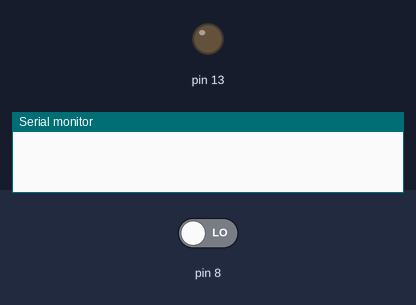
The sketch below on a simulated Arduino Uno, built with avr-gcc and run on an emulated ATmega328P. Parts: output pins drawn as LEDs (lit = HIGH), the last lines printed to the serial monitor. The test bench sets the inputs (shaded band); at power-on: pin 8 LOW.

Above: at 1.2 s.
1.3 s: pin 8 driven HIGH
At 1.9 s:
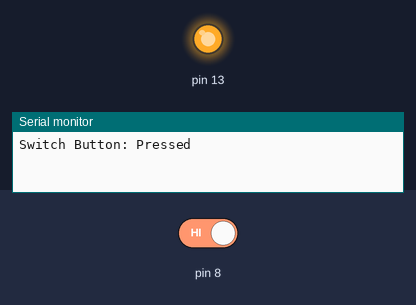
2.8 s: pin 8 driven LOW
At 4.2 s:
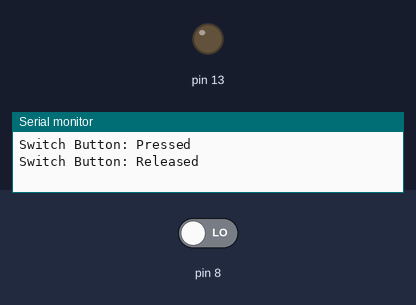
Timing chart, 0 to 5.8 s (numbered marks = the images above; inputs shaded):
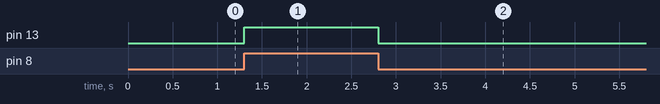

The sketch:

Code_6_5_BlinkLEDWithSwitchButton.ino
```cpp
bool isPressed = false;

void setup() {
  // put your setup code here, to run once:
  Serial.begin(9600);

  pinMode(8, INPUT);
  pinMode(13, OUTPUT);
}

void loop() {
  // put your main code here, to run repeatedly:
  int value = digitalRead(8);

  if (value == HIGH) {
    if (isPressed == false) {
      ShowLog("Switch Button: Pressed");
      isPressed = true;
    }

    digitalWrite(13, HIGH);
  } else {
    if (isPressed == true) {
      ShowLog("Switch Button: Released");
      isPressed = false;
    }
    digitalWrite(13, LOW);
  }
}

void ShowLog(String message)
{
  Serial.println(message);
}
```

Measured:
- after the input at 1.3 s, pin 13: LOW → HIGH at once
- after the input at 2.8 s, pin 13: HIGH → LOW at once
